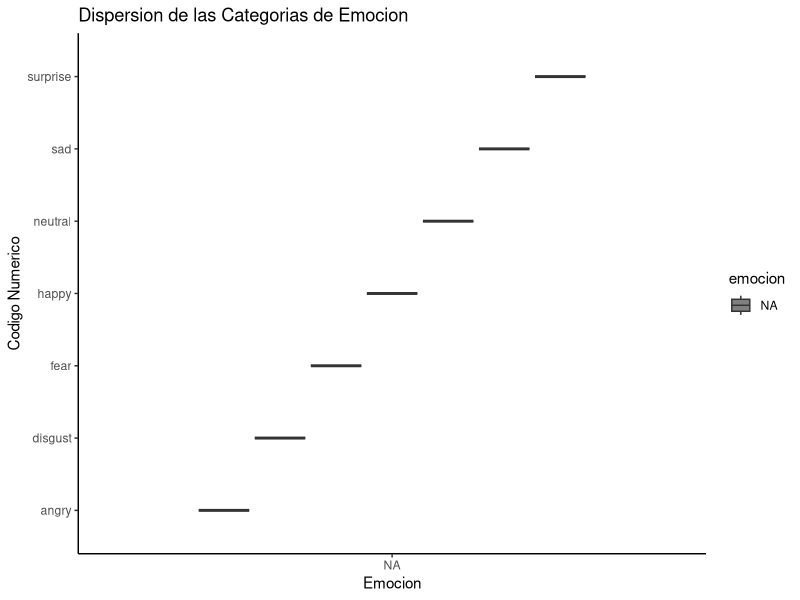

The R script that drew this image:
library(dplyr)
library(ggplot2)

datos <- read.csv("datos_emociones.csv")

mapa_emociones <- c("0" = "angry", "1" = "disgust", "2" = "fear", 
                    "3" = "happy", "4" = "neutral", "5" = "sad", "6" = "surprise")

tabla_conteo <- table(datos$label)
names(tabla_conteo) <- mapa_emociones[names(tabla_conteo)]

tabla_proporciones <- prop.table(tabla_conteo) * 100

resumen_frecuencias <- data.frame(
  Emocion = names(tabla_conteo),
  Cantidad = as.numeric(tabla_conteo),
  Porcentaje = paste0(round(as.numeric(tabla_proporciones), 2), "%")
)

grafico_dispersion <- datos %>%
  mutate(emocion = mapa_emociones[as.character(label)]) %>%
  ggplot(aes(x = emocion, y = label, fill = emocion)) +
  geom_boxplot(outlier.colour = "red", outlier.shape = 8) +
  labs(title = "Dispersion de las Categorias de Emocion",
       x = "Emocion", y = "Codigo Numerico") +
  theme_classic()

calidad_datos <- data.frame(
  Variable = colnames(datos),
  Valores_Nulos = colSums(is.na(datos))
)

frecuencias <- as.numeric(table(datos$label))
matriz_distancia <- dist(frecuencias) # Distancia euclidiana entre tamaños de clases
